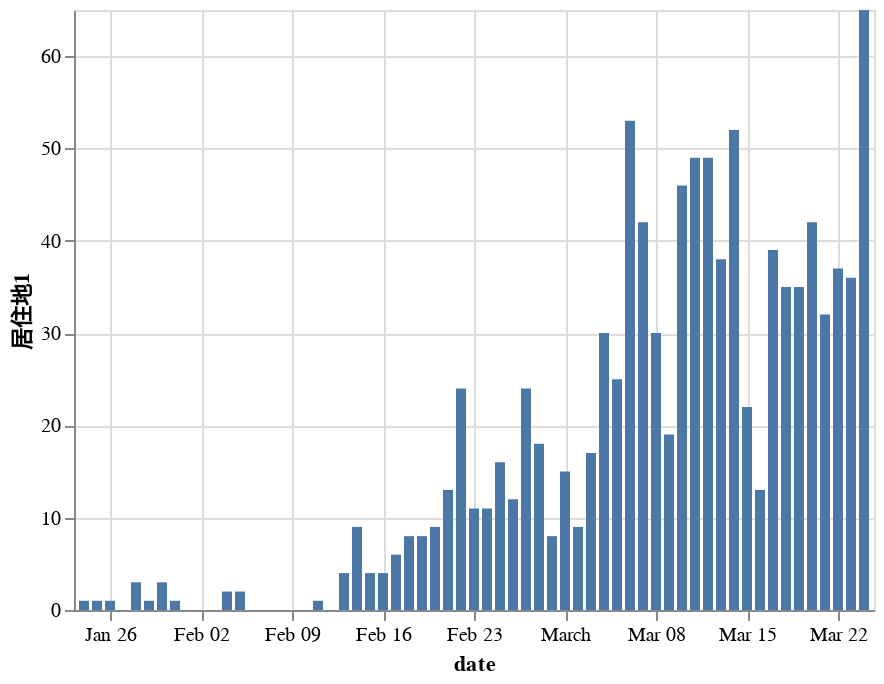

The code cell stored with this chart in its notebook:
### Code cell
alt.Chart(df2).mark_bar().encode(
    x='date:T',
    y='居住地1:Q',
)

### Figure 1 — Vega-Lite specification as saved in the notebook (floating-point values rounded to 4 significant figures)
{"config": {"view": {"continuousWidth": 400, "continuousHeight": 300}}, "data": {"name": "data-27ecc7a799293f795f6482421a208426"}, "mark": "bar", "encoding": {"x": {"type": "temporal", "field": "date"}, "y": {"type": "quantitative", "field": "居住地1"}}, "$schema": "https://vega.github.io/schema/vega-lite/v4.0.2.json", "datasets": {"data-27ecc7a799293f795f6482421a208426": [{"居住地1": 1, "date": "2020-01-24T00:00:00"}, {"居住地1": 1, "date": "2020-01-25T00:00:00"}, {"居住地1": 1, "date": "2020-01-26T00:00:00"}, {"居住地1": 0, "date": "2020-01-27T00:00:00"}, {"居住地1": 3, "date": "2020-01-28T00:00:00"}, {"居住地1": 1, "date": "2020-01-29T00:00:00"}, {"居住地1": 3, "date": "2020-01-30T00:00:00"}, {"居住地1": 1, "date": "2020-01-31T00:00:00"}, {"居住地1": 0, "date": "2020-02-01T00:00:00"}, {"居住地1": 0, "date": "2020-02-02T00:00:00"}, {"居住地1": 0, "date": "2020-02-03T00:00:00"}, {"居住地1": 2, "date": "2020-02-04T00:00:00"}, {"居住地1": 2, "date": "2020-02-05T00:00:00"}, {"居住地1": 0, "date": "2020-02-06T00:00:00"}, {"居住地1": 0, "date": "2020-02-07T00:00:00"}, {"居住地1": 0, "date": "2020-02-08T00:00:00"}, {"居住地1": 0, "date": "2020-02-09T00:00:00"}, {"居住地1": 0, "date": "2020-02-10T00:00:00"}, {"居住地1": 1, "date": "2020-02-11T00:00:00"}, {"居住地1": 0, "date": "2020-02-12T00:00:00"}, {"居住地1": 4, "date": "2020-02-13T00:00:00"}, {"居住地1": 9, "date": "2020-02-14T00:00:00"}, {"居住地1": 4, "date": "2020-02-15T00:00:00"}, {"居住地1": 4, "date": "2020-02-16T00:00:00"}, {"居住地1": 6, "date": "2020-02-17T00:00:00"}, {"居住地1": 8, "date": "2020-02-18T00:00:00"}, {"居住地1": 8, "date": "2020-02-19T00:00:00"}, {"居住地1": 9, "date": "2020-02-20T00:00:00"}, {"居住地1": 13, "date": "2020-02-21T00:00:00"}, {"居住地1": 24, "date": "2020-02-22T00:00:00"}, {"居住地1": 11, "date": "2020-02-23T00:00:00"}, {"居住地1": 11, "date": "2020-02-24T00:00:00"}, {"居住地1": 16, "date": "2020-02-25T00:00:00"}, {"居住地1": 12, "date": "2020-02-26T00:00:00"}, {"居住地1": 24, "date": "2020-02-27T00:00:00"}, {"居住地1": 18, "date": "2020-02-28T00:00:00"}, {"居住地1": 8, "date": "2020-02-29T00:00:00"}, {"居住地1": 15, "date": "2020-03-01T00:00:00"}, {"居住地1": 9, "date": "2020-03-02T00:00:00"}, {"居住地1": 17, "date": "2020-03-03T00:00:00"}, {"居住地1": 30, "date": "2020-03-04T00:00:00"}, {"居住地1": 25, "date": "2020-03-05T00:00:00"}, {"居住地1": 53, "date": "2020-03-06T00:00:00"}, {"居住地1": 42, "date": "2020-03-07T00:00:00"}, {"居住地1": 30, "date": "2020-03-08T00:00:00"}, {"居住地1": 19, "date": "2020-03-09T00:00:00"}, {"居住地1": 46, "date": "2020-03-10T00:00:00"}, {"居住地1": 49, "date": "2020-03-11T00:00:00"}, {"居住地1": 49, "date": "2020-03-12T00:00:00"}, {"居住地1": 38, "date": "2020-03-13T00:00:00"}, {"居住地1": 52, "date": "2020-03-14T00:00:00"}, {"居住地1": 22, "date": "2020-03-15T00:00:00"}, {"居住地1": 13, "date": "2020-03-16T00:00:00"}, {"居住地1": 39, "date": "2020-03-17T00:00:00"}, {"居住地1": 35, "date": "2020-03-18T00:00:00"}, {"居住地1": 35, "date": "2020-03-19T00:00:00"}, {"居住地1": 42, "date": "2020-03-20T00:00:00"}, {"居住地1": 32, "date": "2020-03-21T00:00:00"}, {"居住地1": 37, "date": "2020-03-22T00:00:00"}, {"居住地1": 36, "date": "2020-03-23T00:00:00"}, {"居住地1": 65, "date": "2020-03-24T00:00:00"}]}}
